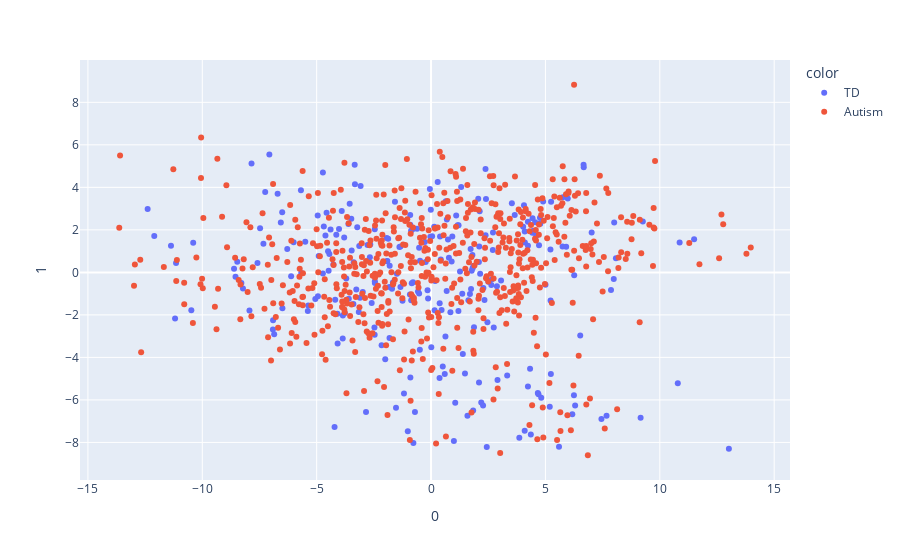

Notebook source saved alongside this figure:
### Code cell
pca = PCA(n_components=2)
components = pca.fit_transform(Z_df[cols_df])

loadings = pca.components_.T * np.sqrt(pca.explained_variance_)

fig = px.scatter(components, x=0, y=1, color=Z_df.ASD.replace({'Yes' : 'Autism', 'No' : 'TD'}), 
                labels = {0 : pca.explained_variance_[0], 1 : pca.explained_variance_[1]})


fig.show()

### Figure 1 — Plotly figure (JSON) as saved in the notebook; plotly's stock layout.template omitted (floating-point values rounded to 4 significant figures; data arrays with more than 128 entries replaced by an {"elided": "..."} marker saying what was removed)
{"data": [{"hovertemplate": "color=TD<br>0=%{x}<br>1=%{y}<extra></extra>", "legendgroup": "TD", "marker": {"color": "#636efa", "symbol": "circle"}, "mode": "markers", "name": "TD", "orientation": "v", "showlegend": true, "type": "scatter", "x": {"elided": "256 float values"}, "xaxis": "x", "y": {"elided": "256 float values"}, "yaxis": "y"}, {"hovertemplate": "color=Autism<br>0=%{x}<br>1=%{y}<extra></extra>", "legendgroup": "Autism", "marker": {"color": "#EF553B", "symbol": "circle"}, "mode": "markers", "name": "Autism", "orientation": "v", "showlegend": true, "type": "scatter", "x": {"elided": "596 float values"}, "xaxis": "x", "y": {"elided": "596 float values"}, "yaxis": "y"}], "layout": {"legend": {"title": {"text": "color"}, "tracegroupgap": 0}, "margin": {"t": 60}, "xaxis": {"anchor": "y", "domain": [0, 1], "title": {"text": "0"}}, "yaxis": {"anchor": "x", "domain": [0, 1], "title": {"text": "1"}}}}
